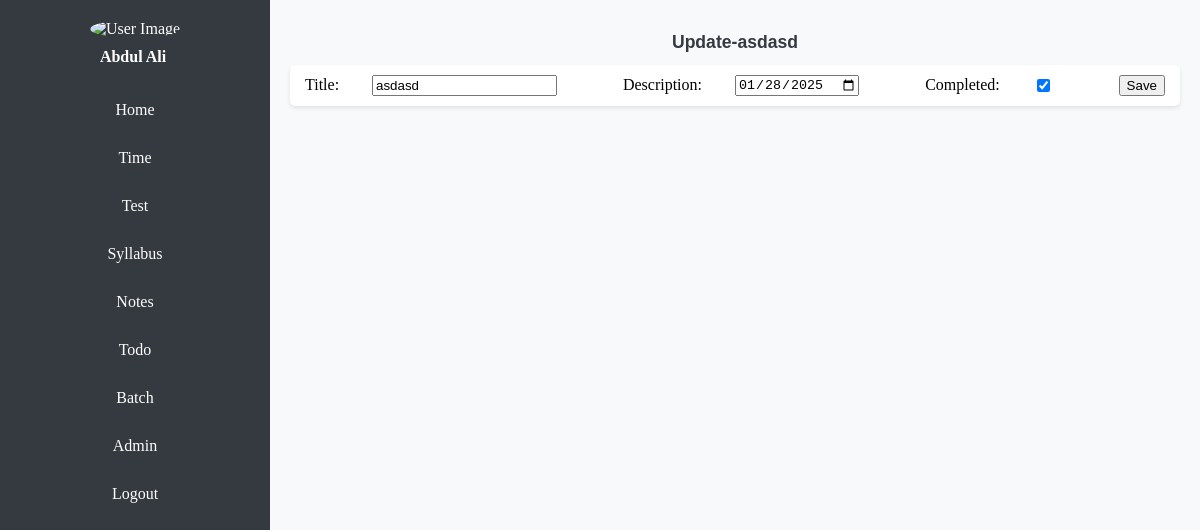
Screenshot of /todo/80/update/ (signed in) with the database file from the repository.
### todo/models.py (models this page shows, shortened)
class Task(models.Model):
    title = models.CharField(max_length=100)
    description = models.TextField()
    completed = models.BooleanField(default=False)
    user = models.ForeignKey(settings.AUTH_USER_MODEL, on_delete=models.CASCADE)

### todo/views.py (the view, shortened to what this page needs)
# urls.py: path('<int:pk>/update/', views.task_update, name='task_update'),
@login_required
def task_update(request, pk):
    task = Task.objects.filter(user=request.user).get(pk=pk)
    return render(request, 'todo/task_form.html', {'task': task})

### Templates/todo/task_form.html (shortened to what this page needs)
{% extends 'base.html' %}
{% load static %}
{% block content %}
  <h1 class="taskTitle">Update-{{ task.title|default:"New Task" }}</h1>
  <form method="post" class="taskUpdate">
    <label for="title" >Title:</label>
    <input type="text" name="title" value="{{ task.title }}">
    <br>
    <label for="description">Description:</label>
    <input type="date" name="description" value="{{ task.description }}"/>
    <br>
    <label for="completed">Completed:</label>
    <input type="checkbox" name="completed" {% if task.completed %}checked{% endif %}>
    <br>
    <button type="submit">Save</button>
  </form>
{% endblock %}

### Templates/base.html (shortened to what this page needs)
{% if user.is_authenticated %}
{% load static %}
<!doctype html>
<html lang="en">
<head>
    <link rel="stylesheet" href="{% static 'css/style.css' %}">
    <div class="sidebar">
        <div class="user">
        <img src="https://avatars.githubusercontent.com/u/70070584?v=4" alt="User Image" class="profile_img">
        <div class="user-name"><a href="/profile">{{ request.user.first_name}} {{ request.user.last_name}}</a></div></div>
        <a href="/">Home</a>
        <a href="/time">Time</a>
        <a href="/test">Test</a>
        <a href="/todo/syallbuss">Syllabus</a>
        <a href="/notes">Notes</a>
        <a href="/todo">Todo</a>
        <a href="https://www.pw.live/study/" target="_blank">Batch</a>
        {% if request.user.is_superuser %}
        <a href="/admin">Admin</a>{% endif %}
        <a href="/logout">Logout</a>
    </div>
  </head>
<body>
<main>
  {% block content %}{% endblock %}
    </main>
  </body>
  </html>
  {% endif %}

### static/css/style.css (style rules this page uses)
body { margin: 0; display: flex; }
.sidebar { position: sticky; top: 0; height: 100vh; width: 250px; background-color: #343a40; color: white; display: flex; flex-direction: column; align-items: center; padding: 20px 10px; overflow-y: auto; scrollbar-width: none; }
.profile_img { width: 100px; height: 100px; border-radius: 50%; margin-bottom: 10px; }
.sidebar img { border-radius: 50%; margin-bottom: 10px; }
.sidebar .user-name { margin-bottom: 20px; font-weight: bold; }
.sidebar a { color: white; text-decoration: none; margin: 5px 0; width: 100%; padding: 10px; text-align: center; border-radius: 5px; transition: background 0.3s; }
.taskUpdate { display: flex; justify-content: space-between; align-items: center; margin-bottom: 20px; padding: 10px 15px; background-color: #ffffff; border-radius: 5px; box-shadow: 0 2px 4px rgba(0, 0, 0, 0.1); }
.taskTitle { font-size: 1.1rem; font-weight: bold; color: #343a40; font-family: 'Franklin Gothic Medium', 'Arial Narrow', Arial, sans-serif; }
main { flex-grow: 1; padding: 20px; text-align: center; background-color: #f8f9fa; align-items: center; }

### rows the page displays
Task: title "asdasd", description "01/28/2025", completed "☑"

### other values shown
{{ request.user.first_name }} "Abdul"
{{ request.user.last_name }} "Ali"
